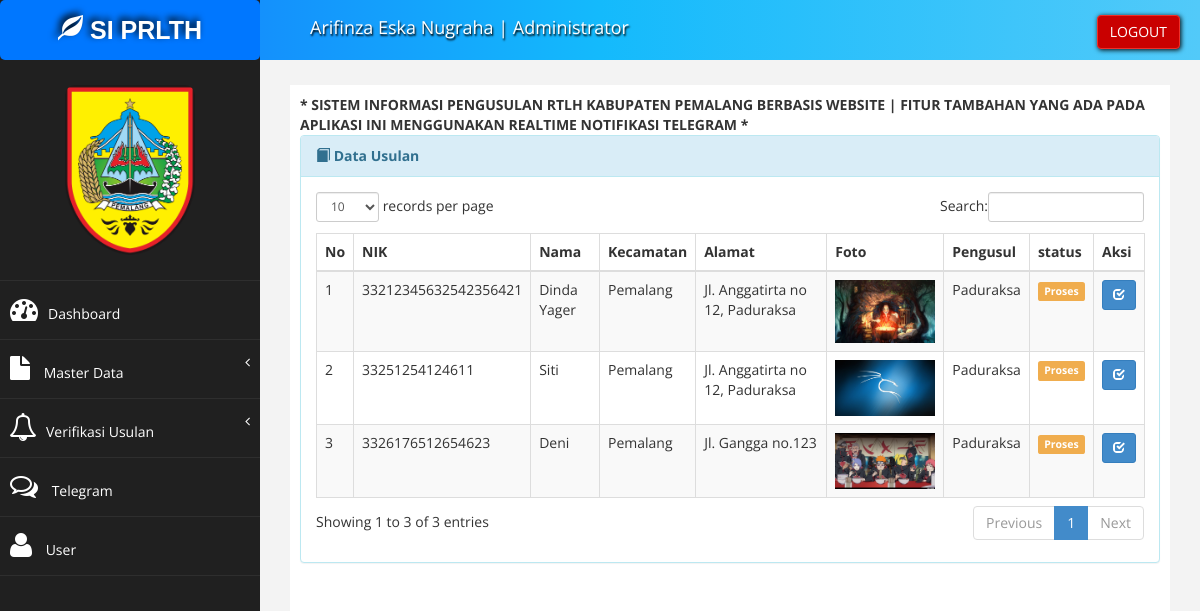
The app's page /index?page=aduan_admin (signed in) with its own data.
### tables this page shows
CREATE TABLE `tb_usulan` (
  `id_pengaduan` int(11) NOT NULL,
  `nama_pengusul` varchar(100) NOT NULL,
  `kecamatan` int(11) NOT NULL,
  `desa` varchar(100) NOT NULL,
  `nik` text NOT NULL,
  `foto` varchar(300) NOT NULL,
  `waktu_aduan` datetime NOT NULL DEFAULT current_timestamp(),
  `status` varchar(20) NOT NULL DEFAULT 'Proses',
  `author` varchar(50) NOT NULL
);

CREATE TABLE `tb_kecamatan` (
  `id_kecamatan` int(11) NOT NULL,
  `kecamatan` varchar(30) NOT NULL
);

CREATE TABLE `tb_pengusul` (
  `id_desa` varchar(50) NOT NULL,
  `nama_desa` varchar(30) NOT NULL,
  `email` varchar(30) NOT NULL,
  `no_hp` varchar(15) NOT NULL,
  `alamat` text NOT NULL
);

### admin/aduan/adu_tampil.php (the view, shortened to what this page needs)
<div class="panel panel-info">
  <div class="panel-heading">
    <i class="glyphicon glyphicon-book"></i>
    <b>Data Usulan</b>
  </div>
  <div class="panel-body">
    <div class="table-responsive">
      <table class="table table-striped table-bordered table-hover" id="dataTables-example">
        <thead>
          <tr>
            <th>No</th>
            <th>NIK</th>
            <th>Nama</th>
            <th>Kecamatan</th>
            <th>Alamat</th>
            <th>Foto</th>
            <th>Pengusul</th>
            <th>status</th>
            <th>Aksi</th>
          </tr>
        </thead>
        <tbody>
          <?php
          $no = 1;
          $sql = $koneksi->query("select a.id_pengaduan, a.nama_pengusul, a.desa, a.foto, a.status, j.kecamatan, p.nama_desa, a.nik
						from tb_usulan a join tb_kecamatan j on a.kecamatan=j.id_kecamatan
						join tb_pengusul p on a.author=p.id_desa where status='Proses'");
          while ($data = $sql->fetch_assoc()) {
          ?>
            <tr>
              <td>
                <?php echo $no++; ?>
              </td>
              <td>
                <?php echo $data['nik']; ?>
              </td>
              <td>
                <?php echo $data['nama_pengusul']; ?>
              </td>
              <td>
                <?php echo $data['kecamatan']; ?>
              </td>
              <td>
                <?php echo $data['desa']; ?>
              </td>
              <td>
                <img src="foto/<?php echo $data['foto']; ?>" onclick="showImage();" id="foto" width="100px" />
              </td>
              <td>
                <?php echo $data['nama_desa']; ?>
              </td>
              <td>
                <?php $stt = $data['status']  ?>
                <?php if ($stt == 'Proses') { ?>
                  <span class="label label-warning">Proses</span>
                <?php } elseif ($stt == 'Tanggapi') { ?>
                  <span class="label label-success">Ditanggapi</span>
                <?php } else { ?>
                  <span class="label label-primary">Selesai</span>
              </td>
            <?php } ?>
            <td>
              <a href="?page=aduan_kelola&kode=<?php echo $data['id_pengaduan']; ?>" title="Tanggapi" class="btn btn-primary btn-sm">
                <i class="glyphicon glyphicon-check"></i>
              </a>
            </td>
            </tr>
          <?php
          }
          ?>
        </tbody>
    </div>
  </div>
</div>

### assets/css/style.css (style rules this page uses)
body { font-family: "Open Sans", sans-serif; }

### records on screen
tb_usulan: nik "33212345632542356421", nama_pengusul "Dinda Yager", kecamatan.kecamatan "Pemalang", desa "Jl. Anggatirta no 12, Paduraksa", foto (picture), author.nama_desa "Paduraksa", status "Proses"
tb_usulan: nik "33251254124611", nama_pengusul "Siti", kecamatan.kecamatan "Pemalang", desa "Jl. Anggatirta no 12, Paduraksa", foto (picture), author.nama_desa "Paduraksa", status "Proses"
tb_usulan: nik "3326176512654623", nama_pengusul "Deni", kecamatan.kecamatan "Pemalang", desa "Jl. Gangga no.123", foto (picture), author.nama_desa "Paduraksa", status "Proses"

### other values on screen
$data_nama "Arifinza Eska Nugraha"
$data_level "Administrator"
